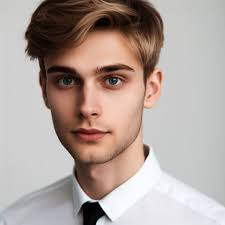
#> input picture sample.jpg, 225 x 225 px, found by its file name
$ python explain.py
#> lines starting #> are read from the running program, lines starting #| are printed output that depends on the picture
### src/preprocess.py
import cv2
import numpy as np

def preprocess_image(image_path):
#> called with image_path = 'sample.jpg'
    image = cv2.imread(image_path)
#> image is the input picture: shape (225, 225, 3); mean B, G, R 155.4, 161.5, 175.9
    image = cv2.resize(image, (224, 224))
#> image: shape (224, 224, 3)
    image = image / 255.0
    return image

print("Preprocessing module ready")

### src/gradcam.py
import cv2
import numpy as np
import matplotlib.pyplot as plt

def generate_heatmap(image):
    heatmap = np.random.rand(image.shape[0], image.shape[1])

    plt.imshow(heatmap, cmap='jet')
    plt.colorbar()
    plt.title("Grad-CAM Heatmap")
    plt.show()
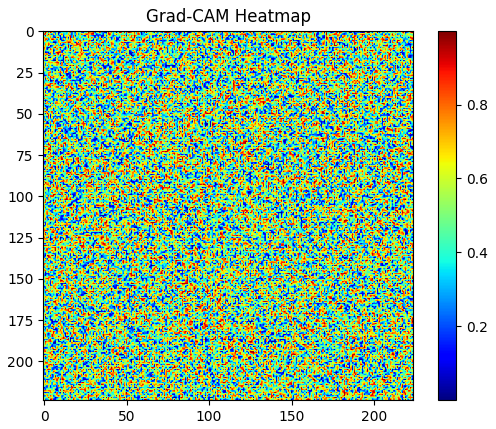
#> figure drawn by matplotlib, 2 panels

print("Grad-CAM visualization module ready")

### src/explain.py
from preprocess import preprocess_image
from gradcam import generate_heatmap
import cv2

image_path = "sample.jpg"

image = preprocess_image(image_path)

generate_heatmap(image)

print("Explanation generated")
